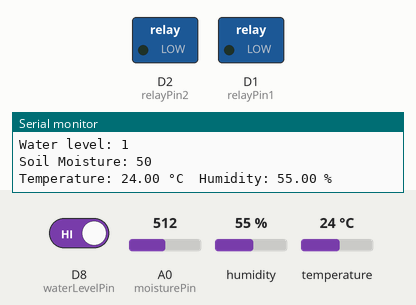
Recording of a sketch running on a simulated ESP8266 (NodeMCU). Shown: switched loads named in the sketch (green lamp = pin HIGH), the last lines printed to the serial monitor. Inputs (shaded band) come from the test bench; at power-on: A0 (moisturePin) = 512, D8 (waterLevelPin) HIGH, humidity 55 %, temperature 24 °C.

Above: at 3.8 s.
3.9 s: A0 (moisturePin) set to 503
At 7.4 s:
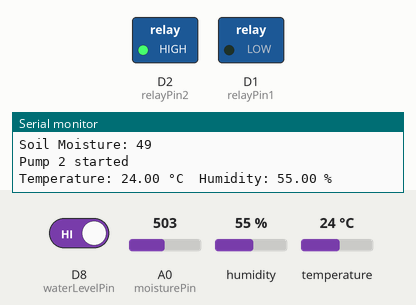
7.8 s: D8 (waterLevelPin) driven LOW
At 9.7 s:
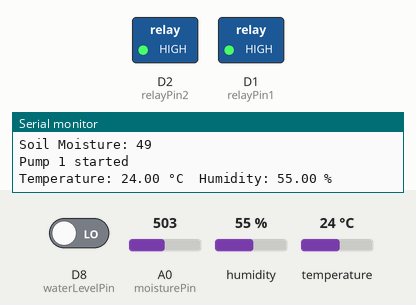
11.7 s: A0 (moisturePin) set to 716
At 13.1 s:
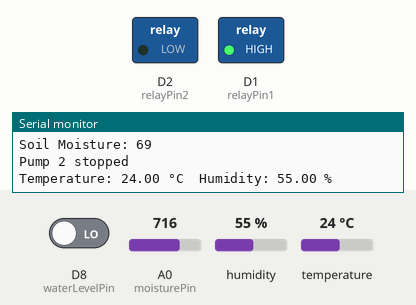
15.6 s: A0 (moisturePin) set to 511
At 18.5 s:
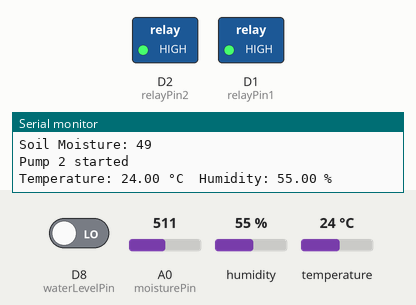
19.6 s: A0 (moisturePin) set to 900
At 21.9 s:
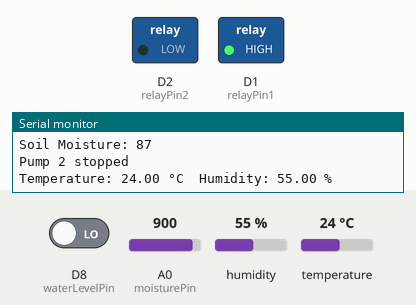
Timing chart, 0 to 23.4 s (numbered marks = the images above; inputs shaded):
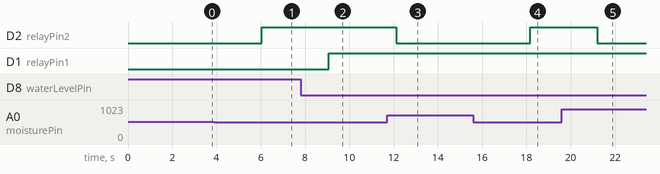

The sketch:

final_sketch.ino
```cpp
#include <DHT.h>

// Pin definitions
#define waterLevelPin D8
#define moisturePin A0
#define relayPin1 D1
#define relayPin2 D2
#define DHTPIN D3
#define DHTTYPE DHT11

// Threshold values
const int moistureThreshold = 50;      // Change the moisture threshold (0-100)

DHT dht(DHTPIN, DHTTYPE);

// Pump status variables
bool pump1Status = false;
bool pump2Status = false;

void setup() {
  pinMode(relayPin1, OUTPUT);
  pinMode(relayPin2, OUTPUT);

  // Initialize serial communication
  Serial.begin(9600);

  // Initialize DHT sensor
  dht.begin();
}

void loop() {
  // Read water level
  int waterLevel = digitalRead(waterLevelPin);
  Serial.print("Water level: ");
  Serial.println(waterLevel);

  // Read soil moisture
  int moistureValue = analogRead(moisturePin) * 100 / 1023;    // Scale moisture value to 0-100
  Serial.print("Soil Moisture: ");
  Serial.println(moistureValue);

  // Check water level threshold
  if (waterLevel == LOW) {
    if (!pump1Status) {
      startPump(1); // Start pump connected to relayPin1
    }
  } else {
    if (pump1Status) {
      stopPump(1); // Stop pump connected to relayPin1
    }
  }

  // Check moisture threshold
  if (moistureValue < moistureThreshold) {
    if (!pump2Status) {
      startPump(2); // Start pump connected to relayPin2
    }
  } else {
    if (pump2Status) {
      stopPump(2); // Stop pump connected to relayPin2
    }
  }

  // Read temperature and humidity from the DHT sensor
  float temperature = dht.readTemperature();
  float humidity = dht.readHumidity();

  // Check if any reads failed and exit early (to try again)
  if (isnan(temperature) || isnan(humidity)) {
    Serial.println("Failed to read from DHT sensor!");
    return;
  }

  // Print temperature and humidity
  Serial.print("Temperature: ");
  Serial.print(temperature);
  Serial.print(" °C\t");
  Serial.print("Humidity: ");
  Serial.print(humidity);
  Serial.println(" %");

  delay(3000); // Delay of 3 seconds between readings
}

void startPump(int relayChannel) {
  if (relayChannel == 1) {
    digitalWrite(relayPin1, HIGH);
    Serial.println("Pump 1 started");
    pump1Status = true;
  } else if (relayChannel == 2) {
    digitalWrite(relayPin2, HIGH);
    Serial.println("Pump 2 started");
    pump2Status = true;
  }
}

void stopPump(int relayChannel) {
  if (relayChannel == 1) {
    digitalWrite(relayPin1, LOW);
    Serial.println("Pump 1 stopped");
    pump1Status = false;
  } else if (relayChannel == 2) {
    digitalWrite(relayPin2, LOW);
    Serial.println("Pump 2 stopped");
    pump2Status = false;
  }
}
```

Measured:
- the behaviour switches between 512 and 511 on A0 (moisturePin) (found by bisection; images 0 and 1)
- after the input at 3.9 s, D2 (relayPin2): LOW → HIGH after 2.1 s
- after the input at 7.8 s, D1 (relayPin1): LOW → HIGH after 1.3 s
- after the input at 11.7 s, D2 (relayPin2): HIGH → LOW after 0.41 s
- after the input at 15.6 s, D2 (relayPin2): LOW → HIGH after 2.6 s
- after the input at 19.6 s, D2 (relayPin2): HIGH → LOW after 1.6 s
